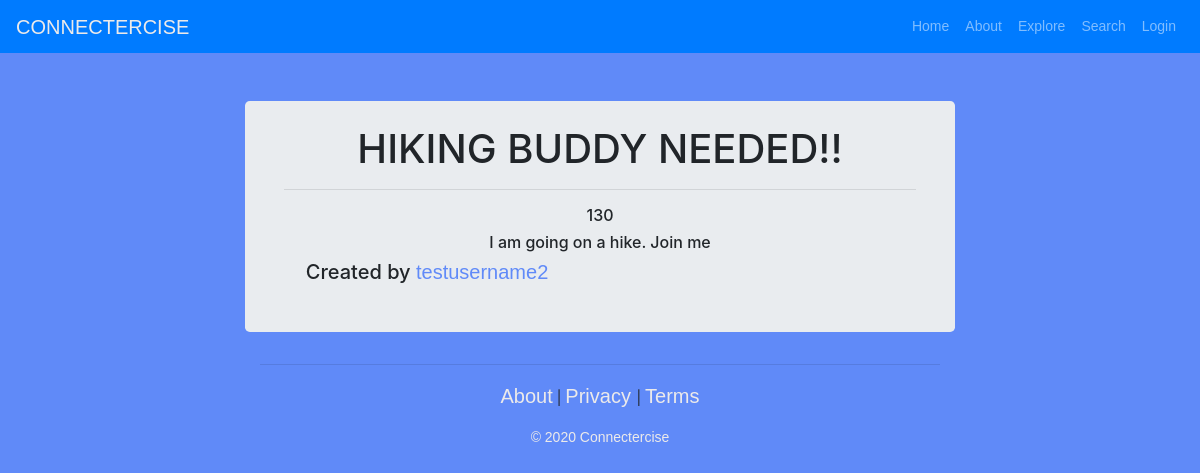
The page /sport/hiking/143301390201305423055419047893922335809 on the database as committed earlier.
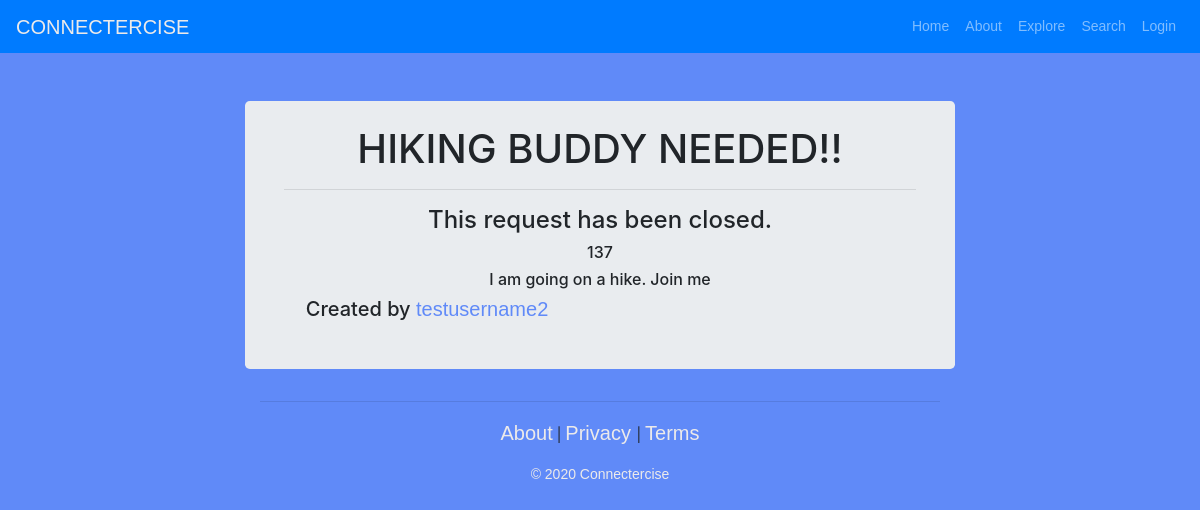
The same page on the database as committed later.
### connectercise/models.py (models this page shows, shortened)
class SportRequest(models.Model):
    sport = models.ForeignKey(Sport, on_delete=models.CASCADE)
    title = models.CharField(max_length=128)
    views = models.IntegerField(default=0)
    slug = models.SlugField(unique=True)
    request_id = models.CharField(max_length=128,primary_key=True)
    suggested_date = models.DateField(null=True, blank=True, help_text='MM/DD/YY (optional HH:MM)')
    location = models.CharField(max_length=512)
    creator = models.ForeignKey(User, on_delete=models.CASCADE)
    desc = models.CharField(max_length=1024)
    completed = models.BooleanField(default=False)
    picture = models.ImageField(upload_to='requests', blank=True)

### connectercise/views.py (the view, shortened to what this page needs)
# urls.py: path('sport/<slug:sport_name_slug>/<slug:request_name_slug>', views.show_request, name='show_request'),
def show_request(request, sport_name_slug, request_name_slug):
    context_dict = {}
    try:
        s_request = SportRequest.objects.get(slug=request_name_slug)
        SportRequest.objects.filter(slug=request_name_slug).update(views=s_request.views+1)
        context_dict['request'] = s_request
        comments = s_request.comments.filter(active=True)
        new_comment = None
        context_dict['comments'] = comments
    except SportRequest.DoesNotExist:
        context_dict['request'] = None
    return render(request, 'connectercise/request.html', context=context_dict)

### templates/connectercise/request.html (shortened to what this page needs)
{% extends 'connectercise/base.html' %}
{% load static %}
{% block body_block %}
    <div class="jumbotron p-4">
        <div class="container text-center">
        {% if request %}
             <h1 class="jumbotron-heading">{{ request.title }}</h1><hr>
        {% else %}
            The specified sporting request does not exist.
        {% endif %}
        </div>
    <ul>
    {% if request %}
        {% if request.completed %}
        <h4>This request has been closed.</h4>
        {% endif %}
        <h6> {{ request.views }}</h6>
        <h6>{{ request.desc }}</h6>
        <div class="row">
          <div class="col">
          <h5>Created by <a class="logo" href = "{% url 'connectercise:show_user' request.creator.username %}">{{ request.creator.username }}</a></h5>
          </div>
          <div class="col">
          </div>
        </div>
    </ul>
    {% else %}
        <strong>404</strong>
    {% endif %}
  </div>
{% endblock %}

Rows that differ between the two databases and show on the page:
changed SportRequest "HIKING BUDDY NEEDED!!": completed False → True (drawn); views "130" → "137"
Other text that changed with them:
text now shown: "This request has been closed."
